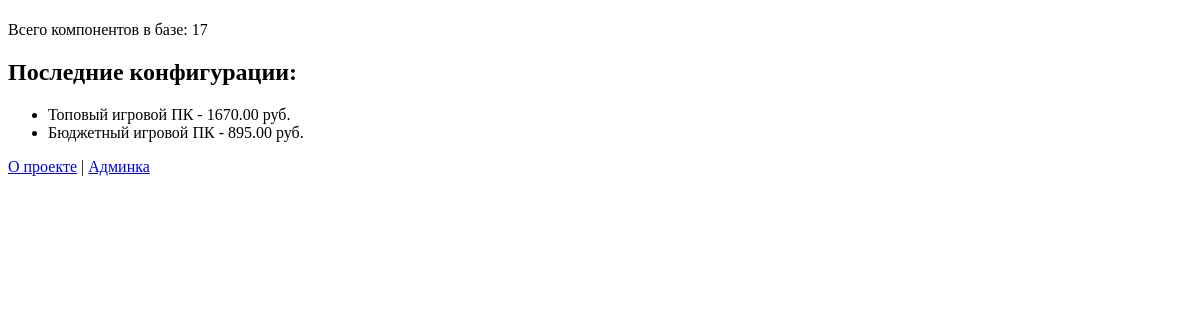
The app's page /, older data.
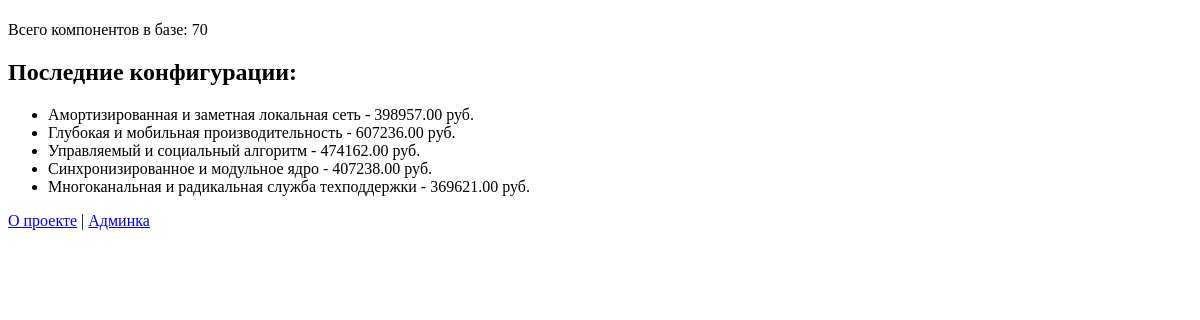
The same page, newer data.
### configurator/models.py (models this page shows, shortened)
class PCConfiguration(models.Model):
    name = models.CharField(max_length=200, verbose_name="Название конфигурации")
    user = models.ForeignKey(User, on_delete=models.CASCADE, verbose_name="Пользователь")
    description = models.TextField(blank=True, verbose_name="Описание конфигурации")
    cpu = models.ForeignKey(Component, on_delete=models.CASCADE, related_name="cpu_configs", verbose_name="Процессор")
    gpu = models.ForeignKey(Component, on_delete=models.CASCADE, related_name="gpu_configs", verbose_name="Видеокарта")
    motherboard = models.ForeignKey(Component, on_delete=models.CASCADE, related_name="motherboard_configs", verbose_name="Материнская плата")
    ram = models.ForeignKey(Component, on_delete=models.CASCADE, related_name="ram_configs", verbose_name="Оперативная память")
    storage = models.ForeignKey(Component, on_delete=models.CASCADE, related_name="storage_configs", verbose_name="Накопитель")
    power_supply = models.ForeignKey(Component, on_delete=models.CASCADE, related_name="psu_configs", verbose_name="Блок питания")
    case = models.ForeignKey(Component, on_delete=models.CASCADE, related_name="case_configs", verbose_name="Корпус")
    total_price = models.DecimalField(max_digits=10, decimal_places=2, verbose_name="Общая стоимость")
    created_at = models.DateTimeField(auto_now_add=True)

### configurator/views.py (the view)
# urls.py: path('', views.home_page, name='home'),
def home_page(request):
    recent_configs = PCConfiguration.objects.all().order_by('-created_at')[:5]
    components_count = Component.objects.count()
    context = {
        'title': 'Удобный конфигуратор ПК',
        'recent_configs': recent_configs,
        'components_count': components_count,
    }
    return render(request, 'configurator/home.html', context)

### configurator/templates/configurator/home.html (shortened to what this page needs)
<!DOCTYPE html>
<html>
<head>
</head>
<body>
    <div class="stats">
        <p>Всего компонентов в базе: {{ components_count }}</p>
    </div>
    <div class="recent-configs">
        <h2>Последние конфигурации:</h2>
        {% if recent_configs %}
            <ul>
            {% for config in recent_configs %}
                <li>{{ config.name }} - {{ config.total_price }} руб.</li>
            {% endfor %}
            </ul>
        {% else %}
            <p>Пока нет созданных конфигураций</p>
        {% endif %}
    </div>
    <nav>
        <a href="{% url 'about' %}">О проекте</a> |
        <a href="/admin/">Админка</a>
    </nav>
</body>
</html>

Row changes from the older to the newer data that the page shows:
removed PCConfiguration: name "Топовый игровой ПК", total_price "1670.00"
removed PCConfiguration: name "Бюджетный игровой ПК", total_price "895.00"
added PCConfiguration: name "Амортизированная и заметная локальная сеть", total_price "398957.00"
added PCConfiguration: name "Глубокая и мобильная производительность", total_price "607236.00"
added PCConfiguration: name "Управляемый и социальный алгоритм", total_price "474162.00"
added PCConfiguration: name "Синхронизированное и модульное ядро", total_price "407238.00"
added PCConfiguration: name "Многоканальная и радикальная служба техподдержки", total_price "369621.00"
Text that changed along with them:
{{ components_count }}: "17" → "70"
